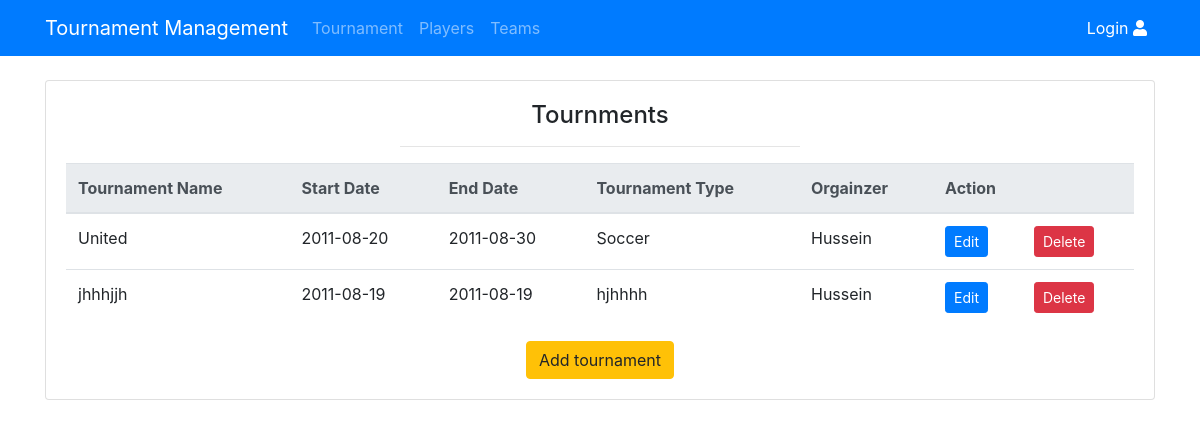
Page /view/dashboard.php on the earlier database version.
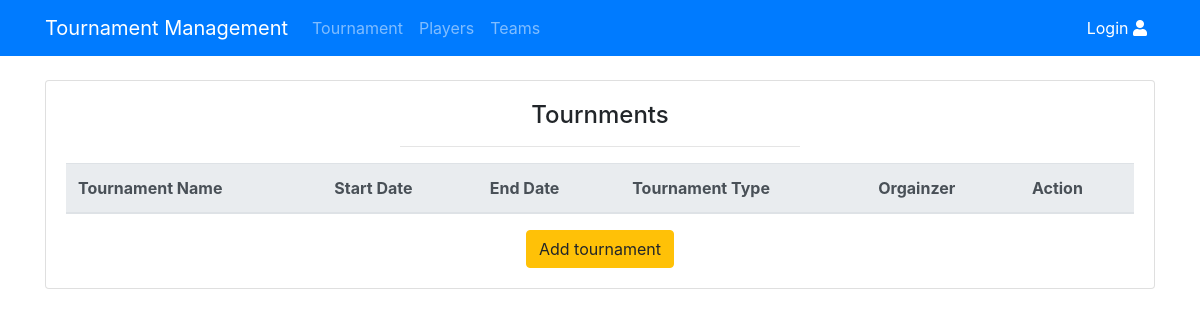
Same page on the later database version.
### tables this page shows
CREATE TABLE `tournament` (
  `tournament_id` int(11) NOT NULL,
  `organizer_id` int(11) NOT NULL,
  `tour_name` varchar(255) NOT NULL,
  `start_date` varchar(255) NOT NULL,
  `end_date` varchar(255) NOT NULL,
  `tour_type` varchar(25) NOT NULL
);

CREATE TABLE `organizer` (
  `organizer_id` int(11) NOT NULL,
  `organizer_name` varchar(255) NOT NULL,
  `organizer_email` varchar(255) NOT NULL,
  `address` varchar(255) NOT NULL
);

### server.php (called while the page is built, shortened)
<?php
    $update = false;
?>

### view/dashboard.php (the view, shortened to what this page needs)
<?php  include('../server.php'); ?>
<?php  include('header.php'); ?>
<!DOCTYPE html>
<html>
<head>
    <link rel="stylesheet" href="https://stackpath.bootstrapcdn.com/bootstrap/4.3.1/css/bootstrap.min.css">
    <link rel="stylesheet" href="https://use.fontawesome.com/releases/v5.6.3/css/all.css">
</head>
<body>
    <div class="container mt-4 mb-4">
        <div class="row  justify-content-center">
            <div class="col-lg-12">
        <div class="card">
            <article class="card-body">
                <h4 class="card-title text-center">Tournments</h4>
                <hr>
                <form method="post" action="../server.php" >
                <?php $results = mysqli_query($db, "SELECT * FROM tournament"); ?>
                <table class="table">
                    <thead class="thead-light">
                        <tr>
                            <th scope="col">Tournament Name</th>
                            <th scope="col">Start Date</th>
                            <th scope="col">End Date</th>
                            <th scope="col">Tournament Type</th>
                            <th scope="col">Orgainzer</th>
                            <th scope="col" colspan="2">Action</th>
                        </tr>
                    </thead>
                    <tbody>
                    <?php $results2 = mysqli_query($db, 'SELECT * FROM tournament WHERE tournament_id = "'.$id.'"'); ?>
                    <?php global $update; if ($update == true): ?>
                    <?php while ($row = mysqli_fetch_array($results2)) {  $tid = $row['tournament_id'];?>
                        <input type="hidden" name="tid" value="<?php echo $tid; ?>">
                    <tr>
                        <td><input class="form-control" type="text" value = '<?php echo $row['tour_name']; ?>' name="tour_name"></td>
                        <td><input class="form-control" type="text" value = '<?php echo $row['start_date']; ?>' name="start_date"></td>
                        <td><input class="form-control" type="text" value = '<?php echo $row['end_date']; ?>' name="end_date"></td>
                        <td><input class="form-control" type="text" value = '<?php echo $row['tour_type']; ?>' name="tour_type"></td>
                    <?php $organizer_id_v = $row['organizer_id']; ?>
                    <?php $query = 'SELECT organizer_name FROM organizer WHERE organizer_id="'.$organizer_id_v.'"';
                    $organizer_name = mysqli_query($db, $query);
                    while ($row1 = $organizer_name->fetch_assoc()) {
                        $organizer_name_value =  $row1['organizer_name'];
                    }
                    ?>
                        <td><?php echo $organizer_name_value; ?></td>
                    <td>
                        <button class="btn btn-warning btn-sm" type="submit" name="update">Update</button>
                    </td>
                    </tr>
                    <?php } ?>
                    <?php else: ?>
                    <?php while ($row = mysqli_fetch_array($results)) { ?>
                        <tr>
                            <td><?php echo $row['tour_name']; ?></td>
                            <td><?php echo $row['start_date']; ?></td>
                            <td><?php echo $row['end_date']; ?></td>
                            <td><?php echo $row['tour_type']; ?></td>
                            <?php $organizer_id_v = $row['organizer_id']; ?>
                    <?php $query = 'SELECT organizer_name FROM organizer WHERE organizer_id="'.$organizer_id_v.'"';
                    $organizer_name = mysqli_query($db, $query);
                    while ($row1 = $organizer_name->fetch_assoc()) {
                        $organizer_name_value =  $row1['organizer_name'];
                    }
                    ?>
                            <td><?php echo $organizer_name_value; ?></td>
                            <td>
                                <a href="dashboard.php?editt=<?php echo $row['tournament_id']; ?>" class="btn btn-primary btn-sm" >Edit</a>
                            </td>
                            <td>
                                <a href="../server.php?delt=<?php echo $row['tournament_id']; ?>" class="btn btn-danger btn-sm">Delete</a>
                            </td>
                        </tr>
                    <?php } ?>
                    <?php endif ?>
                    </form>
                <div class="row justify-content-center">
                <a class="btn btn-warning btn-md justify-content-end" href = "../tour.php" name="addt">Add tournament</a>
                </div>
        </div>
            </div>
        </div>
    </div>
</body>
</html>

Differences in the rows shown:
removed tournament: tour_name "United", start_date "2011-08-20", end_date "2011-08-30", tour_type "Soccer", organizer.organizer_name "Hussein"
removed tournament: tour_name "jhhhjjh", start_date "2011-08-19", end_date "2011-08-19", tour_type "hjhhhh", organizer.organizer_name "Hussein"
